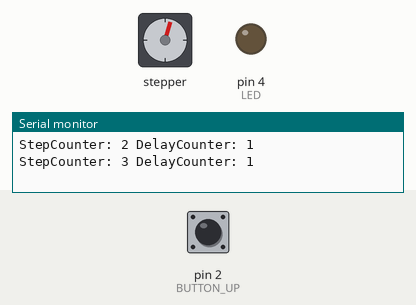
The sketch below on a simulated Arduino Uno, built with avr-gcc and run on an emulated ATmega328P. Shown: stepper motor, output pins drawn as LEDs (lit = HIGH), the last lines printed to the serial monitor. The inputs (shaded band) are chosen by the test bench; at power-on: pin 2 (BUTTON_UP) LOW. Stepper angles assume 2048 steps per turn.

Above: at 3.0 s.
3.1 s: pin 2 (BUTTON_UP) pulled HIGH for 1.35 s
At 4.81 s:
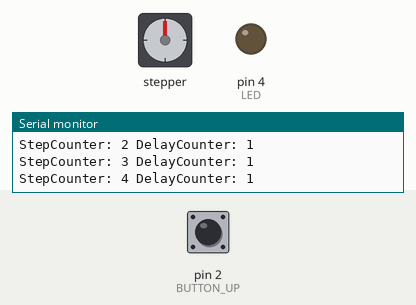
6.6 s: pin 2 (BUTTON_UP) pulled HIGH for 1.35 s
At 8.26 s:
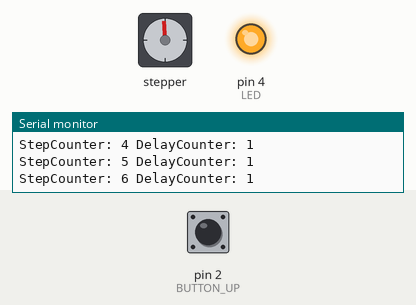
12.2 s: pin 2 (BUTTON_UP) pulled HIGH for 3.2 s
At 15.68 s:
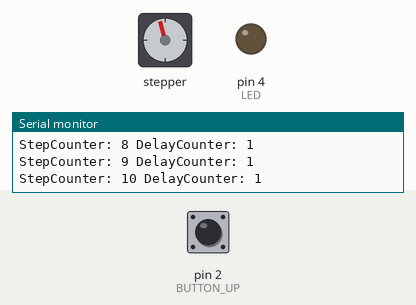
18.3 s: pin 2 (BUTTON_UP) pulled HIGH for 3.2 s
At 22.8 s:
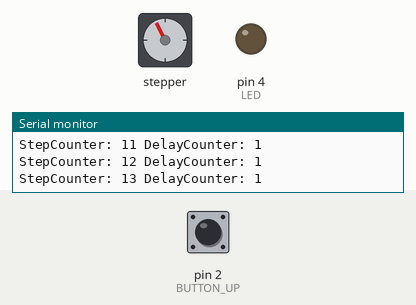
23.0 s: pin 2 (BUTTON_UP) pulled HIGH for 1.35 s
At 25.2 s:
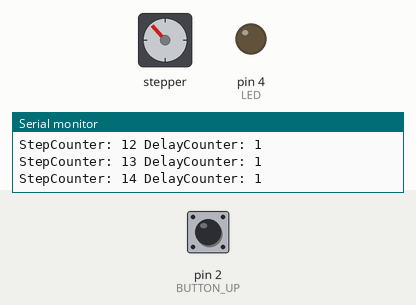
26.5 s: pin 2 (BUTTON_UP) driven HIGH
At 27.5 s:
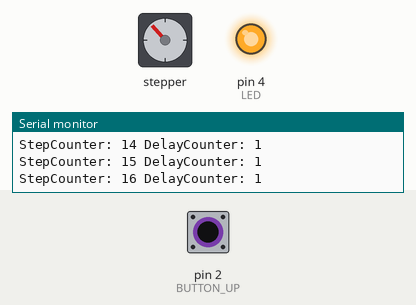
Timing chart, 0 to 34.0 s (numbered marks = the images above; inputs shaded):
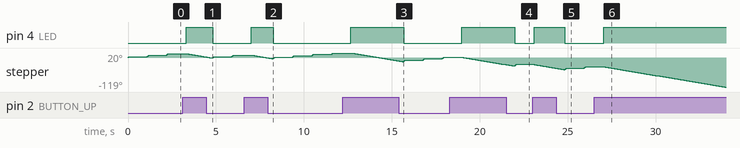

The sketch:

MotorSteps_v2.ino
```cpp
#include <Stepper.h>
const int rpm = 10;

const int    stepsPerRev  = 2048; // for the 28BYJ-48 motor - default 2048
const double step60Actual = stepsPerRev / 60.0;  // 2048/60 = 34.13333
const int    step60       = int(floor(step60Actual)); // 34
const int    maxsteps60     = 60;
const int    step60rest     = stepsPerRev - (step60 * maxsteps60) ;

// Delay counters 1= 60 sec  60= 1 min
const int MaxDelayCounter = 1;

const int BUTTON_UP = 2;
const int LED = 4;
int BUTTON_UPstate = 0;

Stepper minuteStepper (stepsPerRev, 6, 8, 7, 9);

int StepCounter = 1;
int DelayCounter = 1;

void setup() {
// setup Arduino Debug
  Serial.begin(9600);

  pinMode(BUTTON_UP, INPUT);
  pinMode(LED, OUTPUT);

  minuteStepper.setSpeed(rpm);
}

void loop() {
  // Time adjustment buttons
  // when button pressed
     BUTTON_UPstate = digitalRead(BUTTON_UP);
      while (BUTTON_UPstate == HIGH)
      {
        BUTTON_UPstate = digitalRead(BUTTON_UP);
        digitalWrite(LED, HIGH); // LED ON
        minuteStepper.setSpeed(2);
        minuteStepper.step(step60 / 2 * -1); // backward
        //minuteStepper.step(step60 / 2 * 1); // forward
      }
     // RESET LED and speed
     minuteStepper.setSpeed(rpm);
     digitalWrite(LED, LOW); // LED OFF


    // Offset Delay
    if(DelayCounter ==1){
        // Move stepping motor
        minuteStepper.step(step60);
    }
    // DelayCounter
    if (DelayCounter < MaxDelayCounter) {DelayCounter=DelayCounter+1;}else{DelayCounter = 1;}
    // Delay 900 = secs  1800 = mins  21600 = hrs
    delay(1000);

  // Fix offset problem stepPerRev not fully devided by 60
  if (StepCounter == maxsteps60){minuteStepper.step(step60rest);}

  // Stepcounter
  if (StepCounter < maxsteps60) {StepCounter++;}else{StepCounter = 1;}

  Serial.println((String)"StepCounter: "+StepCounter+" DelayCounter: "+DelayCounter);
}
```

Measured:
- after the input at 3.1 s, pin 4 (LED): LOW → HIGH after 0.20 s, → LOW 1.5 s later
- after the input at 6.6 s, pin 4 (LED): LOW → HIGH after 0.41 s, → LOW 1.3 s later
- after the input at 12.2 s, pin 4 (LED): LOW → HIGH after 0.47 s, → LOW 3.0 s later
- after the input at 18.3 s, pin 4 (LED): LOW → HIGH after 0.68 s, → LOW 3.0 s later
- after the input at 23.0 s, pin 4 (LED): LOW → HIGH after 0.09 s, → LOW 1.8 s later
- after the input at 26.5 s, pin 4 (LED): LOW → HIGH after 0.55 s
